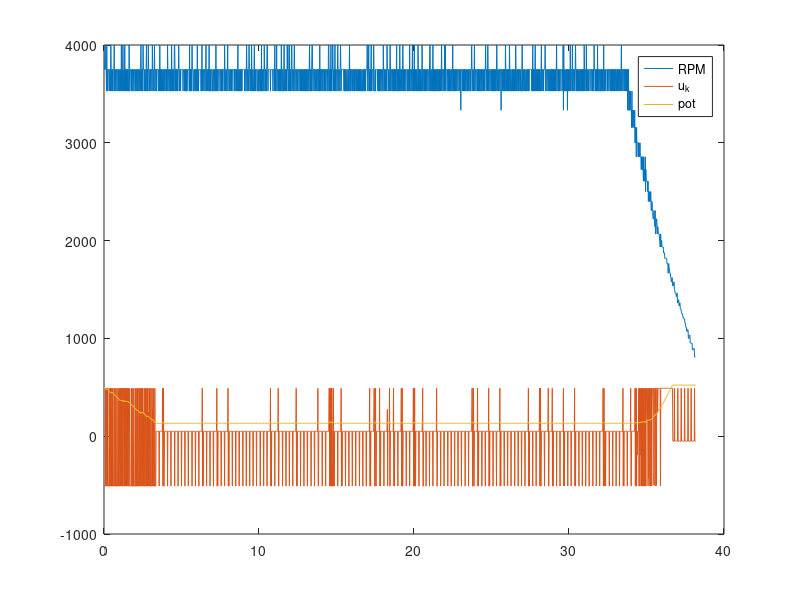

MATLAB code for this plot:
% this script reconstructs the controller output from a time series of
% engine rpm

clear;
clc;

% actuator values
POT_MARGIN = 10;
POT_MIN = 125 + POT_MARGIN;
POT_MAX = 530 - POT_MARGIN;
POT_ENGAGE = 509;

% PWM values
PW_STOP = 1510;
PW_MIN = 1000;
PW_MAX = 2000;
u_k_min = PW_MIN - PW_STOP;
u_k_max = PW_MAX - PW_STOP;
u_k_limit = 50;

% controller values
r_k = 2700; % reference rpm value
K = 25; % controller gain
lead_z = 4.4212; % lead zero
lead_p = 61.579; % lead pole
lag_z = 8.2424; % lag zero
lag_p = 1.0919; % lag pole
Ts = .02;
lead_A = K*(lead_z+2/Ts)/(lead_p+2/Ts);
lead_B = K*(lead_z-2/Ts)/(lead_p+2/Ts);
lead_C = (lead_p-2/Ts)/(lead_p+2/Ts);
lag_A = (lag_z+2/Ts)/(lag_p+2/Ts);
lag_B = (lag_z-2/Ts)/(lag_p+2/Ts);
lag_C = (lag_p-2/Ts)/(lag_p+2/Ts);

% initialize values
e_k = 0;
e_k1 = 0;
lead_u_k = 0;
lead_u_k1 = 0;
u_k = 0;
u_k1 = 0;
pot = 509;

% load time series
load rpm_data_1
n = length(rpm);

% run simulation
u_ks = zeros(n,1);
pots = zeros(n,1);
for i = 1:n
    
    % measure rpm and calculate error
    rpm_i = rpm(i);
    e_k = r_k - rpm_i;
    
    % compute control signal
    lead_u_k = floor(lead_A*e_k + lead_B*e_k1 - lead_C*lead_u_k1);
    u_k = lead_u_k;
%     u_k = floor(lag_A*lead_u_k + lag_B*lead_u_k1 - lag_C*u_k1);
    u_k = max(min(u_k, u_k_max), u_k_min);
    
    % check actuator limits
    if pot >= POT_MAX
        u_k = -u_k_limit;
    elseif (pot <= POT_MIN)
        u_k = u_k_limit;
    end
    
    % update potentiometer
    pot = pot + .6239*u_k*Ts;
    
    % update past values
    e_k1 = e_k;
    lead_u_k1 = lead_u_k;
    u_k1 = u_k;
    u_ks(i) = u_k;
    pots(i) = pot;
end
t = (1:length(rpm))*.02;
plot(t, rpm), hold on, plot(t, u_ks), plot(t, pots), hold off
legend('RPM', 'u_k', 'pot');